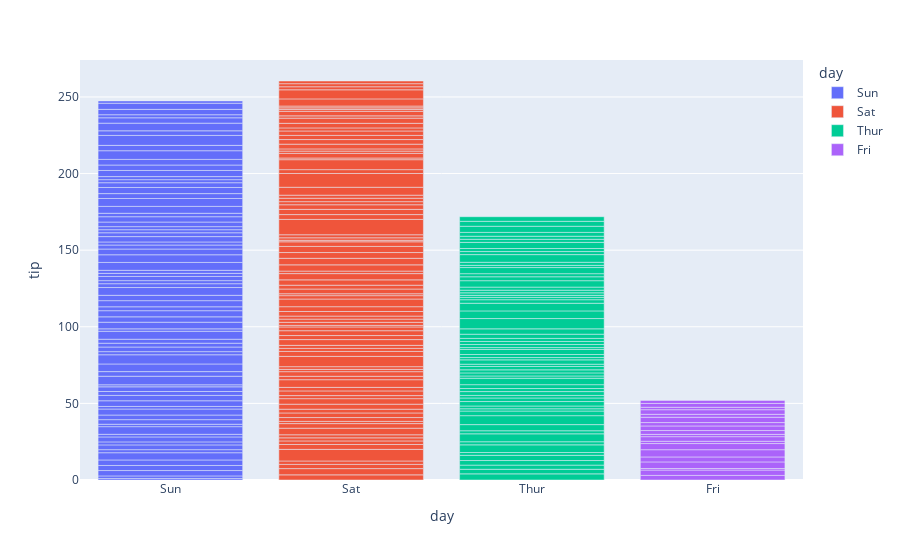

The cell this chart's notebook holds for it:
### Code cell
# make a bar plot with plotly
import plotly.express as px

# dataset
tips=sns.load_dataset('tips')

# draw the graph

fig=px.bar(tips,x='day',y='tip',color='day',hover_data=(['day']))

# show the plot

fig.show()

### Figure 1 — Plotly figure (JSON) as saved in the notebook; plotly's stock layout.template omitted (floating-point values rounded to 4 significant figures)
{"data": [{"alignmentgroup": "True", "hovertemplate": "day=%{x}<br>tip=%{y}<extra></extra>", "legendgroup": "Sun", "marker": {"color": "#636efa", "pattern": {"shape": ""}}, "name": "Sun", "offsetgroup": "Sun", "orientation": "v", "showlegend": true, "textposition": "auto", "type": "bar", "x": ["Sun", "Sun", "Sun", "Sun", "Sun", "Sun", "Sun", "Sun", "Sun", "Sun", "Sun", "Sun", "Sun", "Sun", "Sun", "Sun", "Sun", "Sun", "Sun", "Sun", "Sun", "Sun", "Sun", "Sun", "Sun", "Sun", "Sun", "Sun", "Sun", "Sun", "Sun", "Sun", "Sun", "Sun", "Sun", "Sun", "Sun", "Sun", "Sun", "Sun", "Sun", "Sun", "Sun", "Sun", "Sun", "Sun", "Sun", "Sun", "Sun", "Sun", "Sun", "Sun", "Sun", "Sun", "Sun", "Sun", "Sun", "Sun", "Sun", "Sun", "Sun", "Sun", "Sun", "Sun", "Sun", "Sun", "Sun", "Sun", "Sun", "Sun", "Sun", "Sun", "Sun", "Sun", "Sun", "Sun"], "xaxis": "x", "y": [1.01, 1.66, 3.5, 3.31, 3.61, 4.71, 2, 3.12, 1.96, 3.23, 1.71, 5, 1.57, 3, 3.02, 3.92, 1.67, 3.71, 3.5, 2.54, 3.06, 1.32, 5.6, 3, 5, 6, 2.05, 3, 2.5, 2.6, 5.2, 1.56, 4.34, 3.51, 4, 2.55, 4, 3.5, 5.07, 2.5, 2, 2.74, 2, 2, 5.14, 5, 3.75, 2.61, 2, 3.5, 2.5, 2, 2, 3, 3.48, 2.24, 4.5, 5.15, 3.18, 4, 3.11, 2, 2, 4, 3.55, 3.68, 5.65, 3.5, 6.5, 3, 5, 3.5, 2, 3.5, 4, 1.5], "yaxis": "y"}, {"alignmentgroup": "True", "hovertemplate": "day=%{x}<br>tip=%{y}<extra></extra>", "legendgroup": "Sat", "marker": {"color": "#EF553B", "pattern": {"shape": ""}}, "name": "Sat", "offsetgroup": "Sat", "orientation": "v", "showlegend": true, "textposition": "auto", "type": "bar", "x": ["Sat", "Sat", "Sat", "Sat", "Sat", "Sat", "Sat", "Sat", "Sat", "Sat", "Sat", "Sat", "Sat", "Sat", "Sat", "Sat", "Sat", "Sat", "Sat", "Sat", "Sat", "Sat", "Sat", "Sat", "Sat", "Sat", "Sat", "Sat", "Sat", "Sat", "Sat", "Sat", "Sat", "Sat", "Sat", "Sat", "Sat", "Sat", "Sat", "Sat", "Sat", "Sat", "Sat", "Sat", "Sat", "Sat", "Sat", "Sat", "Sat", "Sat", "Sat", "Sat", "Sat", "Sat", "Sat", "Sat", "Sat", "Sat", "Sat", "Sat", "Sat", "Sat", "Sat", "Sat", "Sat", "Sat", "Sat", "Sat", "Sat", "Sat", "Sat", "Sat", "Sat", "Sat", "Sat", "Sat", "Sat", "Sat", "Sat", "Sat", "Sat", "Sat", "Sat", "Sat", "Sat", "Sat", "Sat"], "xaxis": "x", "y": [3.35, 4.08, 2.75, 2.23, 7.58, 3.18, 2.34, 2, 2, 4.3, 3, 1.45, 2.5, 3, 2.45, 3.27, 3.6, 2, 3.07, 2.31, 5, 2.24, 3, 1.5, 1.76, 6.73, 3.21, 2, 1.98, 3.76, 2.64, 3.15, 2.47, 1, 2.01, 2.09, 1.97, 3, 3.14, 5, 2.2, 1.25, 3.08, 2.5, 3.48, 4.08, 1.64, 4.06, 4.29, 3.76, 4, 3, 1, 1.61, 2, 10, 3.16, 3.41, 3, 2.03, 2.23, 2, 5.16, 9, 2.5, 6.5, 1.1, 3, 1.5, 1.44, 3.09, 3, 2.72, 2.88, 2, 3, 3.39, 1.47, 3, 1.25, 1, 1.17, 4.67, 5.92, 2, 2, 1.75], "yaxis": "y"}, {"alignmentgroup": "True", "hovertemplate": "day=%{x}<br>tip=%{y}<extra></extra>", "legendgroup": "Thur", "marker": {"color": "#00cc96", "pattern": {"shape": ""}}, "name": "Thur", "offsetgroup": "Thur", "orientation": "v", "showlegend": true, "textposition": "auto", "type": "bar", "x": ["Thur", "Thur", "Thur", "Thur", "Thur", "Thur", "Thur", "Thur", "Thur", "Thur", "Thur", "Thur", "Thur", "Thur", "Thur", "Thur", "Thur", "Thur", "Thur", "Thur", "Thur", "Thur", "Thur", "Thur", "Thur", "Thur", "Thur", "Thur", "Thur", "Thur", "Thur", "Thur", "Thur", "Thur", "Thur", "Thur", "Thur", "Thur", "Thur", "Thur", "Thur", "Thur", "Thur", "Thur", "Thur", "Thur", "Thur", "Thur", "Thur", "Thur", "Thur", "Thur", "Thur", "Thur", "Thur", "Thur", "Thur", "Thur", "Thur", "Thur", "Thur", "Thur"], "xaxis": "x", "y": [4, 3, 2.71, 3, 3.4, 1.83, 5, 2.03, 5.17, 2, 4, 5.85, 3, 1.5, 1.8, 2.92, 2.31, 1.68, 2.5, 2, 2.52, 4.2, 1.48, 2, 2, 2.18, 1.5, 2.83, 1.5, 2, 3.25, 1.25, 2, 2, 2, 2.75, 3.5, 6.7, 5, 5, 2.3, 1.5, 1.36, 1.63, 1.73, 2, 4.19, 2.56, 2.02, 4, 1.44, 2, 5, 2, 2, 4, 2.01, 2, 2.5, 4, 3.23, 3], "yaxis": "y"}, {"alignmentgroup": "True", "hovertemplate": "day=%{x}<br>tip=%{y}<extra></extra>", "legendgroup": "Fri", "marker": {"color": "#ab63fa", "pattern": {"shape": ""}}, "name": "Fri", "offsetgroup": "Fri", "orientation": "v", "showlegend": true, "textposition": "auto", "type": "bar", "x": ["Fri", "Fri", "Fri", "Fri", "Fri", "Fri", "Fri", "Fri", "Fri", "Fri", "Fri", "Fri", "Fri", "Fri", "Fri", "Fri", "Fri", "Fri", "Fri"], "xaxis": "x", "y": [3, 3.5, 1, 4.3, 3.25, 4.73, 4, 1.5, 3, 1.5, 2.5, 3, 2.2, 3.48, 1.92, 3, 1.58, 2.5, 2], "yaxis": "y"}], "layout": {"barmode": "relative", "legend": {"title": {"text": "day"}, "tracegroupgap": 0}, "margin": {"t": 60}, "xaxis": {"anchor": "y", "categoryarray": ["Sun", "Sat", "Thur", "Fri"], "categoryorder": "array", "domain": [0, 1], "title": {"text": "day"}}, "yaxis": {"anchor": "x", "domain": [0, 1], "title": {"text": "tip"}}}}
